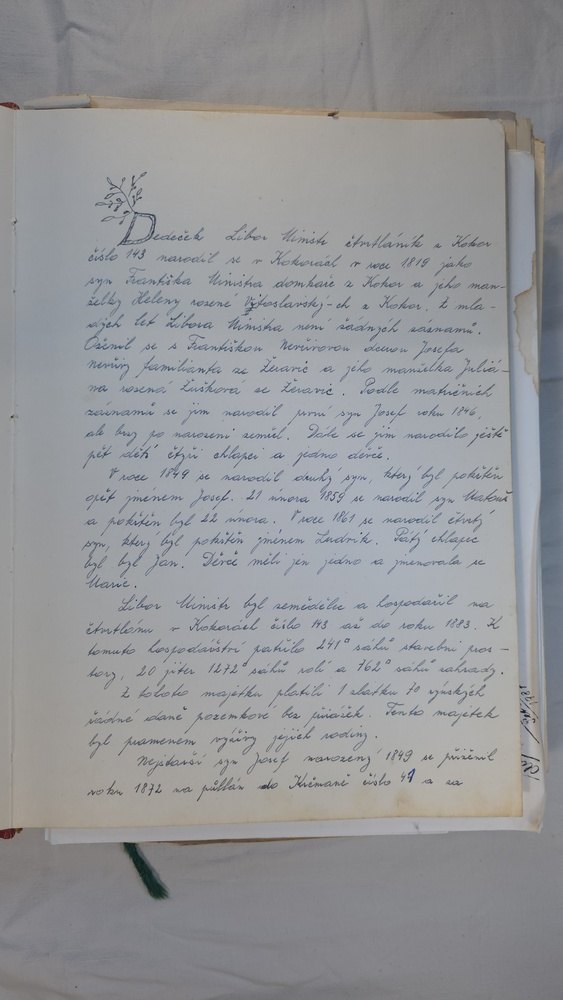
#> input picture 20251128_200048.jpg, 563 x 1000 px, shrunk from 4592 x 8160 before the run
$ python 'removebg_adaptive copy.py'
#> lines starting #> are read from the running program, lines starting #| are printed output that depends on the picture; after the words box and inside, x2 and y2 are one past the last pixel; in counts of white or black regions, pixels touching at a corner belong together
import cv2
import numpy as np
import sys

def remove_paper_background_adaptive(input_path, output_path, block_size=11, c_value=2, fill_strokes=True):
    """
    Remove paper background from scanned handwritten document using adaptive thresholding.
    Ensures white background with black text.

    Args:
        input_path: Path to input image
        output_path: Path to save output image
        block_size: Size of neighborhood for adaptive threshold (must be odd, default 11)
        c_value: Constant subtracted from mean (sensitivity). Lower = more sensitive/fills more (default 2)
        fill_strokes: Apply morphological closing to fill in stroke gaps (default True)
    """
#> called with input_path = '20251128_200048.jpg', output_path = 'output.png', block_size = 11, c_value = 2, fill_strokes = True
    # Read the image
    img = cv2.imread(input_path)
#> img is the input picture: shape (1000, 563, 3); mean B, G, R 151.7, 149.2, 148.1

    if img is None:
        raise ValueError(f"Could not read image from {input_path}")

    # Convert to grayscale
    gray = cv2.cvtColor(img, cv2.COLOR_BGR2GRAY)

    # Ensure block_size is odd
    if block_size % 2 == 0:
        block_size += 1

    # Adaptive thresholding
    # THRESH_BINARY_INV: pixels above threshold become 0 (black), below become 255 (white)
    # This gives us white text on black background, which we'll invert
    binary = cv2.adaptiveThreshold(
        gray,
        255,
        cv2.ADAPTIVE_THRESH_GAUSSIAN_C,
        cv2.THRESH_BINARY_INV,
        block_size,
        c_value
    )
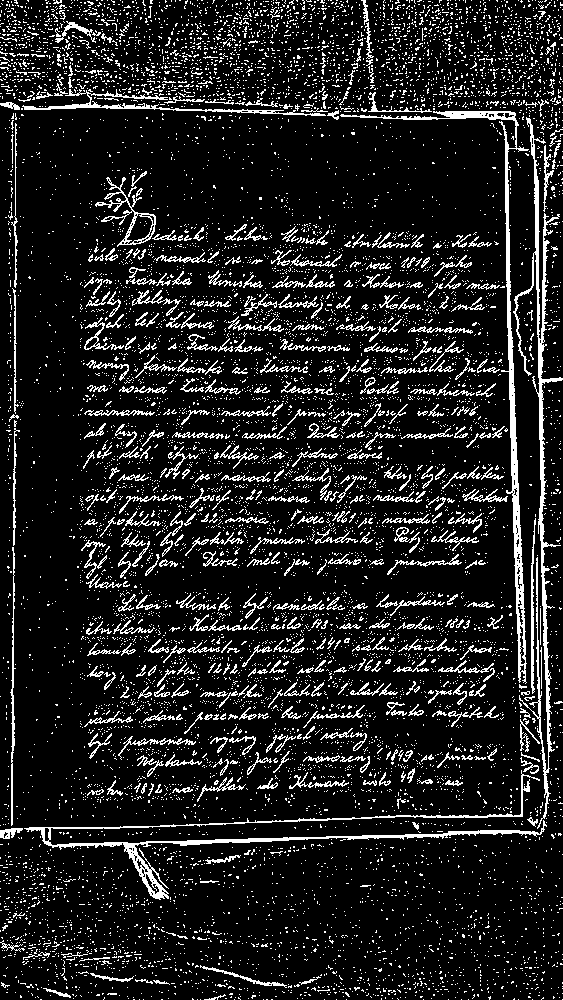
#> binary: shape (1000, 563); 12.4% white in thin lines or dots

    # Fill in the strokes using morphological closing
    if fill_strokes:
        # First pass: fill small gaps
        kernel1 = np.ones((2, 2), np.uint8)
        binary = cv2.morphologyEx(binary, cv2.MORPH_CLOSE, kernel1, iterations=1)
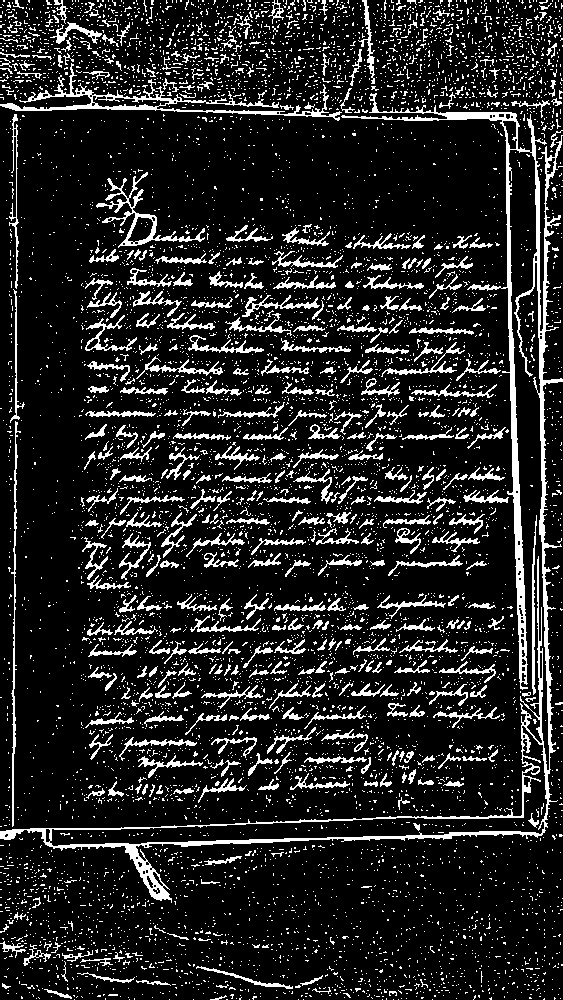
#> binary: shape (1000, 563); 14.1% white in thin lines or dots

        # Second pass: fill slightly larger gaps
        kernel2 = np.ones((3, 3), np.uint8)
        binary = cv2.morphologyEx(binary, cv2.MORPH_CLOSE, kernel2, iterations=1)
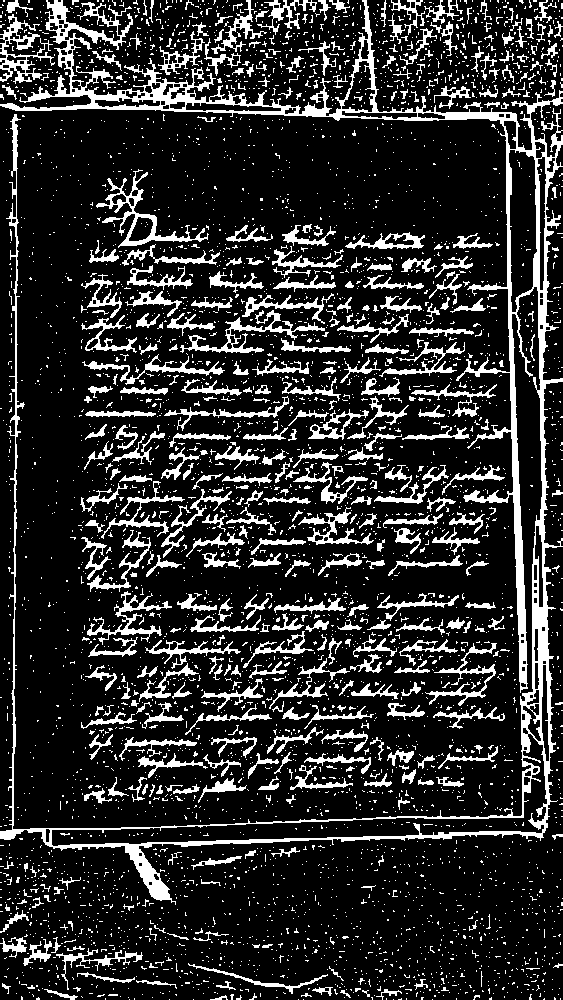
#> binary: shape (1000, 563); 17.6% white; 4600 white regions (4193 under 20 px), largest, box (x1, y1, x2, y2) and area: (0, 0, 563, 905) 26131, (96, 169, 209, 248) 1386, (180, 310, 325, 353) 1189

    # Remove small noise (opening)
    kernel_noise = np.ones((1, 1), np.uint8)
    cleaned = cv2.morphologyEx(binary, cv2.MORPH_OPEN, kernel_noise)

    # Check if background is black (most pixels are black) and invert if needed
    # Sample corners and edges to determine background color
    h, w = cleaned.shape
#> h = 1000; w = 563
    corners = np.concatenate([
        cleaned[0:min(50, h//10), 0:min(50, w//10)].flatten(),  # top-left
        cleaned[0:min(50, h//10), max(0, w-50):w].flatten(),    # top-right
        cleaned[max(0, h-50):h, 0:min(50, w//10)].flatten(),    # bottom-left
        cleaned[max(0, h-50):h, max(0, w-50):w].flatten()       # bottom-right
    ])
#> corners = 10000 values, max 255 at index 3, min 0 at index 0, mean 50.26
    # If more than 50% of corner pixels are black (0), background is black, so invert
    if np.mean(corners) < 127:
        cleaned = cv2.bitwise_not(cleaned)

    # Convert back to RGB for saving
    result = cv2.cvtColor(cleaned, cv2.COLOR_GRAY2RGB)

    # Save the result
    cv2.imwrite(output_path, result)
    print(f"Background removed! Output saved to: {output_path}")
    print(f"  Parameters: block_size={block_size}, c_value={c_value}, fill_strokes={fill_strokes}")


if __name__ == "__main__":
    # Default values
    input_path = '20251128_200048.jpg'
    output_path = 'output.png'
    block_size = 11
    c_value = 2
    fill_strokes = True

    # Allow command line arguments
    # Usage: python removebg_adaptive.py [input] [output] [block_size] [c_value] [fill_strokes]
    if len(sys.argv) > 1:
        input_path = sys.argv[1]
    if len(sys.argv) > 2:
        output_path = sys.argv[2]
    if len(sys.argv) > 3:
        block_size = int(sys.argv[3])
    if len(sys.argv) > 4:
        c_value = int(sys.argv[4])
    if len(sys.argv) > 5:
        fill_strokes = sys.argv[5].lower() in ('true', '1', 'yes', 'y')

    try:
        remove_paper_background_adaptive(input_path, output_path, block_size, c_value, fill_strokes)
    except Exception as e:
        print(f"Error: {e}", file=sys.stderr)
        sys.exit(1)
